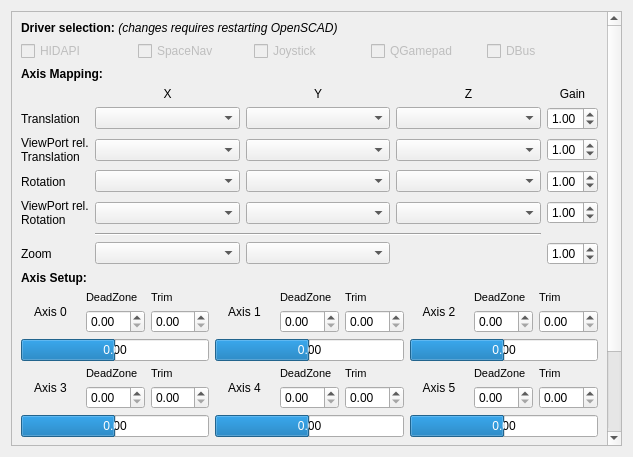
<?xml version="1.0" encoding="UTF-8"?>
<ui version="4.0">
 <class>Axis</class>
 <widget class="QWidget" name="Axis">
  <property name="geometry">
   <rect>
    <x>0</x>
    <y>0</y>
    <width>633</width>
    <height>457</height>
   </rect>
  </property>
  <property name="sizePolicy">
   <sizepolicy hsizetype="Preferred" vsizetype="Preferred">
    <horstretch>0</horstretch>
    <verstretch>0</verstretch>
   </sizepolicy>
  </property>
  <property name="windowTitle">
   <string>Preferences</string>
  </property>
  <property name="unifiedTitleAndToolBarOnMac" stdset="0">
   <bool>true</bool>
  </property>
  <layout class="QGridLayout" name="gridLayout">
   <item row="0" column="0">
    <widget class="QScrollArea" name="scrollArea_InputAxis">
     <property name="widgetResizable">
      <bool>true</bool>
     </property>
     <widget class="QWidget" name="scrollAreaWidgetInputContents">
      <property name="geometry">
       <rect>
        <x>0</x>
        <y>0</y>
        <width>599</width>
        <height>610</height>
       </rect>
      </property>
      <layout class="QGridLayout" name="gridLayout_7" columnstretch="0,0">
       <item row="24" column="0" colspan="2">
        <layout class="QGridLayout" name="gridLayout_10">
         <item row="7" column="2">
          <widget class="QLabel" name="labelAxisTrim3">
           <property name="font">
            <font>
             <pointsize>8</pointsize>
            </font>
           </property>
           <property name="text">
            <string>Trim</string>
           </property>
          </widget>
         </item>
         <item row="11" column="1">
          <widget class="QDoubleSpinBox" name="doubleSpinBoxDeadzone6">
           <property name="correctionMode">
            <enum>QAbstractSpinBox::CorrectToNearestValue</enum>
           </property>
           <property name="singleStep">
            <double>0.050000000000000</double>
           </property>
          </widget>
         </item>
         <item row="0" column="2">
          <widget class="QLabel" name="labelAxisTrim0">
           <property name="font">
            <font>
             <pointsize>8</pointsize>
            </font>
           </property>
           <property name="text">
            <string>Trim</string>
           </property>
          </widget>
         </item>
         <item row="9" column="0" colspan="3">
          <widget class="QProgressBar" name="progressBarAxis3">
           <property name="minimum">
            <number>-100</number>
           </property>
           <property name="value">
            <number>0</number>
           </property>
           <property name="format">
            <string notr="true">0.00</string>
           </property>
          </widget>
         </item>
         <item row="1" column="2">
          <widget class="QDoubleSpinBox" name="doubleSpinBoxTrim0">
           <property name="correctionMode">
            <enum>QAbstractSpinBox::CorrectToNearestValue</enum>
           </property>
           <property name="singleStep">
            <double>0.010000000000000</double>
           </property>
          </widget>
         </item>
         <item row="13" column="0" colspan="3">
          <widget class="QPushButton" name="pushButtonAxisTrimReset">
           <property name="text">
            <string>Reset Trim</string>
           </property>
          </widget>
         </item>
         <item row="1" column="4">
          <widget class="QDoubleSpinBox" name="doubleSpinBoxDeadzone1">
           <property name="correctionMode">
            <enum>QAbstractSpinBox::CorrectToNearestValue</enum>
           </property>
           <property name="singleStep">
            <double>0.050000000000000</double>
           </property>
          </widget>
         </item>
         <item row="12" column="3" colspan="3">
          <widget class="QProgressBar" name="progressBarAxis7">
           <property name="minimum">
            <number>-100</number>
           </property>
           <property name="value">
            <number>0</number>
           </property>
           <property name="format">
            <string notr="true">0.00</string>
           </property>
          </widget>
         </item>
         <item row="9" column="3" colspan="3">
          <widget class="QProgressBar" name="progressBarAxis4">
           <property name="minimum">
            <number>-100</number>
           </property>
           <property name="value">
            <number>0</number>
           </property>
           <property name="format">
            <string notr="true">0.00</string>
           </property>
          </widget>
         </item>
         <item row="1" column="7">
          <widget class="QDoubleSpinBox" name="doubleSpinBoxDeadzone2">
           <property name="correctionMode">
            <enum>QAbstractSpinBox::CorrectToNearestValue</enum>
           </property>
           <property name="singleStep">
            <double>0.050000000000000</double>
           </property>
          </widget>
         </item>
         <item row="1" column="1">
          <widget class="QDoubleSpinBox" name="doubleSpinBoxDeadzone0">
           <property name="correctionMode">
            <enum>QAbstractSpinBox::CorrectToNearestValue</enum>
           </property>
           <property name="singleStep">
            <double>0.050000000000000</double>
           </property>
          </widget>
         </item>
         <item row="9" column="6" colspan="3">
          <widget class="QProgressBar" name="progressBarAxis5">
           <property name="minimum">
            <number>-100</number>
           </property>
           <property name="value">
            <number>0</number>
           </property>
           <property name="format">
            <string notr="true">0.00</string>
           </property>
          </widget>
         </item>
         <item row="0" column="1">
          <widget class="QLabel" name="labelAxisDeadzone0">
           <property name="font">
            <font>
             <pointsize>8</pointsize>
            </font>
           </property>
           <property name="text">
            <string>DeadZone</string>
           </property>
          </widget>
         </item>
         <item row="1" column="5">
          <widget class="QDoubleSpinBox" name="doubleSpinBoxTrim1">
           <property name="correctionMode">
            <enum>QAbstractSpinBox::CorrectToNearestValue</enum>
           </property>
           <property name="singleStep">
            <double>0.010000000000000</double>
           </property>
          </widget>
         </item>
         <item row="11" column="2">
          <widget class="QDoubleSpinBox" name="doubleSpinBoxTrim6">
           <property name="correctionMode">
            <enum>QAbstractSpinBox::CorrectToNearestValue</enum>
           </property>
           <property name="singleStep">
            <double>0.010000000000000</double>
           </property>
          </widget>
         </item>
         <item row="6" column="3" colspan="3">
          <widget class="QProgressBar" name="progressBarAxis1">
           <property name="minimum">
            <number>-100</number>
           </property>
           <property name="value">
            <number>0</number>
           </property>
           <property name="format">
            <string notr="true">0.00</string>
           </property>
          </widget>
         </item>
         <item row="1" column="8">
          <widget class="QDoubleSpinBox" name="doubleSpinBoxTrim2">
           <property name="correctionMode">
            <enum>QAbstractSpinBox::CorrectToNearestValue</enum>
           </property>
           <property name="singleStep">
            <double>0.010000000000000</double>
           </property>
          </widget>
         </item>
         <item row="8" column="8">
          <widget class="QDoubleSpinBox" name="doubleSpinBoxTrim5">
           <property name="correctionMode">
            <enum>QAbstractSpinBox::CorrectToNearestValue</enum>
           </property>
           <property name="singleStep">
            <double>0.010000000000000</double>
           </property>
          </widget>
         </item>
         <item row="13" column="6" colspan="3">
          <widget class="QPushButton" name="pushButtonAxisTrim">
           <property name="text">
            <string>Auto Trim Axis</string>
           </property>
          </widget>
         </item>
         <item row="12" column="6" colspan="3">
          <widget class="QProgressBar" name="progressBarAxis8">
           <property name="minimum">
            <number>-100</number>
           </property>
           <property name="value">
            <number>0</number>
           </property>
           <property name="format">
            <string notr="true">0.00</string>
           </property>
          </widget>
         </item>
         <item row="11" column="4">
          <widget class="QDoubleSpinBox" name="doubleSpinBoxDeadzone7">
           <property name="correctionMode">
            <enum>QAbstractSpinBox::CorrectToNearestValue</enum>
           </property>
           <property name="singleStep">
            <double>0.050000000000000</double>
           </property>
          </widget>
         </item>
         <item row="8" column="1">
          <widget class="QDoubleSpinBox" name="doubleSpinBoxDeadzone3">
           <property name="correctionMode">
            <enum>QAbstractSpinBox::CorrectToNearestValue</enum>
           </property>
           <property name="singleStep">
            <double>0.050000000000000</double>
           </property>
          </widget>
         </item>
         <item row="8" column="4">
          <widget class="QDoubleSpinBox" name="doubleSpinBoxDeadzone4">
           <property name="correctionMode">
            <enum>QAbstractSpinBox::CorrectToNearestValue</enum>
           </property>
           <property name="singleStep">
            <double>0.050000000000000</double>
           </property>
          </widget>
         </item>
         <item row="8" column="2">
          <widget class="QDoubleSpinBox" name="doubleSpinBoxTrim3">
           <property name="correctionMode">
            <enum>QAbstractSpinBox::CorrectToNearestValue</enum>
           </property>
           <property name="singleStep">
            <double>0.010000000000000</double>
           </property>
          </widget>
         </item>
         <item row="8" column="5">
          <widget class="QDoubleSpinBox" name="doubleSpinBoxTrim4">
           <property name="correctionMode">
            <enum>QAbstractSpinBox::CorrectToNearestValue</enum>
           </property>
           <property name="singleStep">
            <double>0.010000000000000</double>
           </property>
          </widget>
         </item>
         <item row="11" column="8">
          <widget class="QDoubleSpinBox" name="doubleSpinBoxTrim8">
           <property name="correctionMode">
            <enum>QAbstractSpinBox::CorrectToNearestValue</enum>
           </property>
           <property name="singleStep">
            <double>0.010000000000000</double>
           </property>
          </widget>
         </item>
         <item row="11" column="5">
          <widget class="QDoubleSpinBox" name="doubleSpinBoxTrim7">
           <property name="correctionMode">
            <enum>QAbstractSpinBox::CorrectToNearestValue</enum>
           </property>
           <property name="singleStep">
            <double>0.010000000000000</double>
           </property>
          </widget>
         </item>
         <item row="11" column="7">
          <widget class="QDoubleSpinBox" name="doubleSpinBoxDeadzone8">
           <property name="correctionMode">
            <enum>QAbstractSpinBox::CorrectToNearestValue</enum>
           </property>
           <property name="singleStep">
            <double>0.050000000000000</double>
           </property>
          </widget>
         </item>
         <item row="8" column="7">
          <widget class="QDoubleSpinBox" name="doubleSpinBoxDeadzone5">
           <property name="correctionMode">
            <enum>QAbstractSpinBox::CorrectToNearestValue</enum>
           </property>
           <property name="singleStep">
            <double>0.050000000000000</double>
           </property>
          </widget>
         </item>
         <item row="12" column="0" colspan="3">
          <widget class="QProgressBar" name="progressBarAxis6">
           <property name="minimum">
            <number>-100</number>
           </property>
           <property name="value">
            <number>0</number>
           </property>
           <property name="format">
            <string notr="true">0.00</string>
           </property>
          </widget>
         </item>
         <item row="6" column="6" colspan="3">
          <widget class="QProgressBar" name="progressBarAxis2">
           <property name="minimum">
            <number>-100</number>
           </property>
           <property name="value">
            <number>0</number>
           </property>
           <property name="format">
            <string notr="true">0.00</string>
           </property>
          </widget>
         </item>
         <item row="6" column="0" colspan="3">
          <widget class="QProgressBar" name="progressBarAxis0">
           <property name="minimum">
            <number>-100</number>
           </property>
           <property name="value">
            <number>0</number>
           </property>
           <property name="format">
            <string notr="true">0.00</string>
           </property>
          </widget>
         </item>
         <item row="10" column="2">
          <widget class="QLabel" name="labelAxisTrim6">
           <property name="font">
            <font>
             <pointsize>8</pointsize>
            </font>
           </property>
           <property name="text">
            <string>Trim</string>
           </property>
          </widget>
         </item>
         <item row="7" column="1">
          <widget class="QLabel" name="labelAxisDeadzone3">
           <property name="font">
            <font>
             <pointsize>8</pointsize>
            </font>
           </property>
           <property name="text">
            <string>DeadZone</string>
           </property>
          </widget>
         </item>
         <item row="10" column="1">
          <widget class="QLabel" name="labelAxisDeadzone6">
           <property name="font">
            <font>
             <pointsize>8</pointsize>
            </font>
           </property>
           <property name="text">
            <string>DeadZone</string>
           </property>
          </widget>
         </item>
         <item row="10" column="4">
          <widget class="QLabel" name="labelAxisDeadzone7">
           <property name="font">
            <font>
             <pointsize>8</pointsize>
            </font>
           </property>
           <property name="text">
            <string>DeadZone</string>
           </property>
          </widget>
         </item>
         <item row="10" column="5">
          <widget class="QLabel" name="labelAxisTrim7">
           <property name="font">
            <font>
             <pointsize>8</pointsize>
            </font>
           </property>
           <property name="text">
            <string>Trim</string>
           </property>
          </widget>
         </item>
         <item row="10" column="7">
          <widget class="QLabel" name="labelAxisDeadzone8">
           <property name="font">
            <font>
             <pointsize>8</pointsize>
            </font>
           </property>
           <property name="text">
            <string>DeadZone</string>
           </property>
          </widget>
         </item>
         <item row="10" column="8">
          <widget class="QLabel" name="labelAxisTrim8">
           <property name="font">
            <font>
             <pointsize>8</pointsize>
            </font>
           </property>
           <property name="text">
            <string>Trim</string>
           </property>
          </widget>
         </item>
         <item row="7" column="7">
          <widget class="QLabel" name="labelAxisDeadzone5">
           <property name="font">
            <font>
             <pointsize>8</pointsize>
            </font>
           </property>
           <property name="text">
            <string>DeadZone</string>
           </property>
          </widget>
         </item>
         <item row="7" column="8">
          <widget class="QLabel" name="labelAxisTrim5">
           <property name="font">
            <font>
             <pointsize>8</pointsize>
            </font>
           </property>
           <property name="text">
            <string>Trim</string>
           </property>
          </widget>
         </item>
         <item row="7" column="4">
          <widget class="QLabel" name="labelAxisDeadzone4">
           <property name="font">
            <font>
             <pointsize>8</pointsize>
            </font>
           </property>
           <property name="text">
            <string>DeadZone</string>
           </property>
          </widget>
         </item>
         <item row="7" column="5">
          <widget class="QLabel" name="labelAxisTrim4">
           <property name="font">
            <font>
             <pointsize>8</pointsize>
            </font>
           </property>
           <property name="text">
            <string>Trim</string>
           </property>
          </widget>
         </item>
         <item row="0" column="7">
          <widget class="QLabel" name="labelAxisDeadzone2">
           <property name="font">
            <font>
             <pointsize>8</pointsize>
            </font>
           </property>
           <property name="text">
            <string>DeadZone</string>
           </property>
          </widget>
         </item>
         <item row="0" column="8">
          <widget class="QLabel" name="labelAxisTrim2">
           <property name="font">
            <font>
             <pointsize>8</pointsize>
            </font>
           </property>
           <property name="text">
            <string>Trim</string>
           </property>
          </widget>
         </item>
         <item row="0" column="6" rowspan="2">
          <widget class="QLabel" name="labelAxis2">
           <property name="sizePolicy">
            <sizepolicy hsizetype="Minimum" vsizetype="Minimum">
             <horstretch>0</horstretch>
             <verstretch>0</verstretch>
            </sizepolicy>
           </property>
           <property name="text">
            <string>Axis 2</string>
           </property>
           <property name="alignment">
            <set>Qt::AlignCenter</set>
           </property>
          </widget>
         </item>
         <item row="0" column="0" rowspan="2">
          <widget class="QLabel" name="labelAxis0">
           <property name="sizePolicy">
            <sizepolicy hsizetype="Minimum" vsizetype="Minimum">
             <horstretch>0</horstretch>
             <verstretch>0</verstretch>
            </sizepolicy>
           </property>
           <property name="text">
            <string>Axis 0</string>
           </property>
           <property name="alignment">
            <set>Qt::AlignCenter</set>
           </property>
          </widget>
         </item>
         <item row="7" column="0" rowspan="2">
          <widget class="QLabel" name="labelAxis3">
           <property name="sizePolicy">
            <sizepolicy hsizetype="Minimum" vsizetype="Minimum">
             <horstretch>0</horstretch>
             <verstretch>0</verstretch>
            </sizepolicy>
           </property>
           <property name="text">
            <string>Axis 3</string>
           </property>
           <property name="alignment">
            <set>Qt::AlignCenter</set>
           </property>
          </widget>
         </item>
         <item row="10" column="0" rowspan="2">
          <widget class="QLabel" name="labelAxis6">
           <property name="sizePolicy">
            <sizepolicy hsizetype="Minimum" vsizetype="Minimum">
             <horstretch>0</horstretch>
             <verstretch>0</verstretch>
            </sizepolicy>
           </property>
           <property name="text">
            <string>Axis 6</string>
           </property>
           <property name="alignment">
            <set>Qt::AlignCenter</set>
           </property>
          </widget>
         </item>
         <item row="10" column="6" rowspan="2">
          <widget class="QLabel" name="labelAxis8">
           <property name="sizePolicy">
            <sizepolicy hsizetype="Minimum" vsizetype="Minimum">
             <horstretch>0</horstretch>
             <verstretch>0</verstretch>
            </sizepolicy>
           </property>
           <property name="text">
            <string>Axis 8</string>
           </property>
           <property name="alignment">
            <set>Qt::AlignCenter</set>
           </property>
          </widget>
         </item>
         <item row="10" column="3" rowspan="2">
          <widget class="QLabel" name="labelAxis7">
           <property name="sizePolicy">
            <sizepolicy hsizetype="Minimum" vsizetype="Minimum">
             <horstretch>0</horstretch>
             <verstretch>0</verstretch>
            </sizepolicy>
           </property>
           <property name="text">
            <string>Axis 7</string>
           </property>
           <property name="alignment">
            <set>Qt::AlignCenter</set>
           </property>
          </widget>
         </item>
         <item row="7" column="6" rowspan="2">
          <widget class="QLabel" name="labelAxis5">
           <property name="sizePolicy">
            <sizepolicy hsizetype="Minimum" vsizetype="Minimum">
             <horstretch>0</horstretch>
             <verstretch>0</verstretch>
            </sizepolicy>
           </property>
           <property name="text">
            <string>Axis 5</string>
           </property>
           <property name="alignment">
            <set>Qt::AlignCenter</set>
           </property>
          </widget>
         </item>
         <item row="0" column="3" rowspan="2">
          <widget class="QLabel" name="labelAxis1">
           <property name="sizePolicy">
            <sizepolicy hsizetype="Minimum" vsizetype="Minimum">
             <horstretch>0</horstretch>
             <verstretch>0</verstretch>
            </sizepolicy>
           </property>
           <property name="text">
            <string>Axis 1</string>
           </property>
           <property name="alignment">
            <set>Qt::AlignCenter</set>
           </property>
          </widget>
         </item>
         <item row="7" column="3" rowspan="2">
          <widget class="QLabel" name="labelAxis4">
           <property name="sizePolicy">
            <sizepolicy hsizetype="Minimum" vsizetype="Minimum">
             <horstretch>0</horstretch>
             <verstretch>0</verstretch>
            </sizepolicy>
           </property>
           <property name="text">
            <string>Axis 4</string>
           </property>
           <property name="alignment">
            <set>Qt::AlignCenter</set>
           </property>
          </widget>
         </item>
         <item row="0" column="4">
          <widget class="QLabel" name="labelAxisDeadzone1">
           <property name="font">
            <font>
             <pointsize>8</pointsize>
            </font>
           </property>
           <property name="text">
            <string>DeadZone</string>
           </property>
          </widget>
         </item>
         <item row="0" column="5">
          <widget class="QLabel" name="labelAxisTrim1">
           <property name="font">
            <font>
             <pointsize>8</pointsize>
            </font>
           </property>
           <property name="text">
            <string>Trim</string>
           </property>
          </widget>
         </item>
        </layout>
       </item>
       <item row="34" column="0">
        <spacer name="verticalSpacer_4">
         <property name="orientation">
          <enum>Qt::Vertical</enum>
         </property>
         <property name="sizeHint" stdset="0">
          <size>
           <width>20</width>
           <height>40</height>
          </size>
         </property>
        </spacer>
       </item>
       <item row="13" column="0" colspan="2">
        <layout class="QGridLayout" name="gridLayout_11">
         <item row="3" column="0">
          <widget class="QLabel" name="labelInputRotation">
           <property name="text">
            <string>Rotation</string>
           </property>
          </widget>
         </item>
         <item row="3" column="1">
          <widget class="QComboBox" name="comboBoxRotationX">
           <property name="sizePolicy">
            <sizepolicy hsizetype="Preferred" vsizetype="Fixed">
             <horstretch>1</horstretch>
             <verstretch>0</verstretch>
            </sizepolicy>
           </property>
          </widget>
         </item>
         <item row="6" column="0">
          <widget class="QLabel" name="labelInputZoom">
           <property name="text">
            <string>Zoom</string>
           </property>
          </widget>
         </item>
         <item row="6" column="1">
          <widget class="QComboBox" name="comboBoxZoom">
           <property name="sizePolicy">
            <sizepolicy hsizetype="Preferred" vsizetype="Fixed">
             <horstretch>1</horstretch>
             <verstretch>0</verstretch>
            </sizepolicy>
           </property>
          </widget>
         </item>
         <item row="1" column="1">
          <widget class="QComboBox" name="comboBoxTranslationX">
           <property name="sizePolicy">
            <sizepolicy hsizetype="Preferred" vsizetype="Fixed">
             <horstretch>1</horstretch>
             <verstretch>0</verstretch>
            </sizepolicy>
           </property>
          </widget>
         </item>
         <item row="2" column="3">
          <widget class="QComboBox" name="comboBoxTranslationZVPRel">
           <property name="sizePolicy">
            <sizepolicy hsizetype="Preferred" vsizetype="Fixed">
             <horstretch>1</horstretch>
             <verstretch>0</verstretch>
            </sizepolicy>
           </property>
          </widget>
         </item>
         <item row="1" column="3">
          <widget class="QComboBox" name="comboBoxTranslationZ">
           <property name="sizePolicy">
            <sizepolicy hsizetype="Preferred" vsizetype="Fixed">
             <horstretch>1</horstretch>
             <verstretch>0</verstretch>
            </sizepolicy>
           </property>
          </widget>
         </item>
         <item row="1" column="4">
          <widget class="QDoubleSpinBox" name="doubleSpinBoxTranslationGain">
           <property name="correctionMode">
            <enum>QAbstractSpinBox::CorrectToNearestValue</enum>
           </property>
           <property name="minimum">
            <double>0.100000000000000</double>
           </property>
           <property name="maximum">
            <double>9.990000000000000</double>
           </property>
           <property name="singleStep">
            <double>0.100000000000000</double>
           </property>
           <property name="value">
            <double>1.000000000000000</double>
           </property>
          </widget>
         </item>
         <item row="0" column="1">
          <widget class="QLabel" name="label_11">
           <property name="text">
            <string>X</string>
           </property>
           <property name="alignment">
            <set>Qt::AlignCenter</set>
           </property>
          </widget>
         </item>
         <item row="0" column="4">
          <widget class="QLabel" name="label_16">
           <property name="text">
            <string>Gain</string>
           </property>
           <property name="alignment">
            <set>Qt::AlignCenter</set>
           </property>
          </widget>
         </item>
         <item row="3" column="4">
          <widget class="QDoubleSpinBox" name="doubleSpinBoxRotateGain">
           <property name="correctionMode">
            <enum>QAbstractSpinBox::CorrectToNearestValue</enum>
           </property>
           <property name="minimum">
            <double>0.100000000000000</double>
           </property>
           <property name="maximum">
            <double>9.990000000000000</double>
           </property>
           <property name="singleStep">
            <double>0.100000000000000</double>
           </property>
           <property name="value">
            <double>1.000000000000000</double>
           </property>
          </widget>
         </item>
         <item row="3" column="2">
          <widget class="QComboBox" name="comboBoxRotationY">
           <property name="sizePolicy">
            <sizepolicy hsizetype="Preferred" vsizetype="Fixed">
             <horstretch>1</horstretch>
             <verstretch>0</verstretch>
            </sizepolicy>
           </property>
          </widget>
         </item>
         <item row="0" column="2">
          <widget class="QLabel" name="label_14">
           <property name="text">
            <string>Y</string>
           </property>
           <property name="alignment">
            <set>Qt::AlignCenter</set>
           </property>
          </widget>
         </item>
         <item row="6" column="4">
          <widget class="QDoubleSpinBox" name="doubleSpinBoxZoomGain">
           <property name="minimum">
            <double>0.100000000000000</double>
           </property>
           <property name="maximum">
            <double>9.990000000000000</double>
           </property>
           <property name="singleStep">
            <double>0.100000000000000</double>
           </property>
           <property name="value">
            <double>1.000000000000000</double>
           </property>
          </widget>
         </item>
         <item row="2" column="4">
          <widget class="QDoubleSpinBox" name="doubleSpinBoxTranslationVPRelGain">
           <property name="correctionMode">
            <enum>QAbstractSpinBox::CorrectToNearestValue</enum>
           </property>
           <property name="minimum">
            <double>0.100000000000000</double>
           </property>
           <property name="maximum">
            <double>9.990000000000000</double>
           </property>
           <property name="singleStep">
            <double>0.100000000000000</double>
           </property>
           <property name="value">
            <double>1.000000000000000</double>
           </property>
          </widget>
         </item>
         <item row="0" column="3">
          <widget class="QLabel" name="label_15">
           <property name="text">
            <string>Z</string>
           </property>
           <property name="alignment">
            <set>Qt::AlignCenter</set>
           </property>
          </widget>
         </item>
         <item row="1" column="2">
          <widget class="QComboBox" name="comboBoxTranslationY">
           <property name="sizePolicy">
            <sizepolicy hsizetype="Preferred" vsizetype="Fixed">
             <horstretch>1</horstretch>
             <verstretch>0</verstretch>
            </sizepolicy>
           </property>
          </widget>
         </item>
         <item row="2" column="2">
          <widget class="QComboBox" name="comboBoxTranslationYVPRel">
           <property name="sizePolicy">
            <sizepolicy hsizetype="Preferred" vsizetype="Fixed">
             <horstretch>1</horstretch>
             <verstretch>0</verstretch>
            </sizepolicy>
           </property>
          </widget>
         </item>
         <item row="2" column="1">
          <widget class="QComboBox" name="comboBoxTranslationXVPRel">
           <property name="sizePolicy">
            <sizepolicy hsizetype="Preferred" vsizetype="Fixed">
             <horstretch>1</horstretch>
             <verstretch>0</verstretch>
            </sizepolicy>
           </property>
          </widget>
         </item>
         <item row="1" column="0">
          <widget class="QLabel" name="labelInputTranslation">
           <property name="text">
            <string>Translation</string>
           </property>
          </widget>
         </item>
         <item row="3" column="3">
          <widget class="QComboBox" name="comboBoxRotationZ">
           <property name="sizePolicy">
            <sizepolicy hsizetype="Preferred" vsizetype="Fixed">
             <horstretch>1</horstretch>
             <verstretch>0</verstretch>
            </sizepolicy>
           </property>
          </widget>
         </item>
         <item row="2" column="0">
          <widget class="QLabel" name="labelInputTranslationViewPortRelative">
           <property name="text">
            <string>ViewPort rel.&lt;br/&gt;Translation</string>
           </property>
          </widget>
         </item>
         <item row="6" column="2">
          <widget class="QComboBox" name="comboBoxZoom2">
           <property name="sizePolicy">
            <sizepolicy hsizetype="Preferred" vsizetype="Fixed">
             <horstretch>1</horstretch>
             <verstretch>0</verstretch>
            </sizepolicy>
           </property>
          </widget>
         </item>
         <item row="5" column="1" colspan="3">
          <widget class="Line" name="line_2">
           <property name="orientation">
            <enum>Qt::Horizontal</enum>
           </property>
          </widget>
         </item>
         <item row="4" column="1">
          <widget class="QComboBox" name="comboBoxRotationXVPRel">
           <property name="sizePolicy">
            <sizepolicy hsizetype="Preferred" vsizetype="Fixed">
             <horstretch>1</horstretch>
             <verstretch>0</verstretch>
            </sizepolicy>
           </property>
          </widget>
         </item>
         <item row="4" column="0">
          <widget class="QLabel" name="labelInputRotationViewPortRelative">
           <property name="text">
            <string>ViewPort rel.&lt;br /&gt;Rotation</string>
           </property>
          </widget>
         </item>
         <item row="4" column="2">
          <widget class="QComboBox" name="comboBoxRotationYVPRel">
           <property name="sizePolicy">
            <sizepolicy hsizetype="Preferred" vsizetype="Fixed">
             <horstretch>1</horstretch>
             <verstretch>0</verstretch>
            </sizepolicy>
           </property>
          </widget>
         </item>
         <item row="4" column="3">
          <widget class="QComboBox" name="comboBoxRotationZVPRel">
           <property name="sizePolicy">
            <sizepolicy hsizetype="Preferred" vsizetype="Fixed">
             <horstretch>1</horstretch>
             <verstretch>0</verstretch>
            </sizepolicy>
           </property>
          </widget>
         </item>
         <item row="4" column="4">
          <widget class="QDoubleSpinBox" name="doubleSpinBoxRotateVPRelGain">
           <property name="correctionMode">
            <enum>QAbstractSpinBox::CorrectToNearestValue</enum>
           </property>
           <property name="minimum">
            <double>0.100000000000000</double>
           </property>
           <property name="maximum">
            <double>9.990000000000000</double>
           </property>
           <property name="singleStep">
            <double>0.100000000000000</double>
           </property>
           <property name="value">
            <double>1.000000000000000</double>
           </property>
          </widget>
         </item>
        </layout>
       </item>
       <item row="14" column="0" colspan="2">
        <widget class="QLabel" name="label_3">
         <property name="font">
          <font>
           <weight>75</weight>
           <bold>true</bold>
          </font>
         </property>
         <property name="text">
          <string>Axis Setup:</string>
         </property>
        </widget>
       </item>
       <item row="0" column="0" colspan="2">
        <widget class="QLabel" name="label">
         <property name="text">
          <string>&lt;b&gt;Driver selection:&lt;/b&gt; &lt;i&gt;(changes requires restarting OpenSCAD)&lt;/i&gt;</string>
         </property>
        </widget>
       </item>
       <item row="1" column="0" colspan="2">
        <layout class="QGridLayout" name="gridLayout_2">
         <item row="2" column="1">
          <widget class="QCheckBox" name="checkBoxSpaceNav">
           <property name="enabled">
            <bool>false</bool>
           </property>
           <property name="text">
            <string>SpaceNav</string>
           </property>
          </widget>
         </item>
         <item row="2" column="0">
          <widget class="QCheckBox" name="checkBoxHIDAPI">
           <property name="enabled">
            <bool>false</bool>
           </property>
           <property name="text">
            <string>HIDAPI</string>
           </property>
          </widget>
         </item>
         <item row="2" column="3">
          <widget class="QCheckBox" name="checkBoxQGamepad">
           <property name="enabled">
            <bool>false</bool>
           </property>
           <property name="text">
            <string>QGamepad</string>
           </property>
          </widget>
         </item>
         <item row="2" column="2">
          <widget class="QCheckBox" name="checkBoxJoystick">
           <property name="enabled">
            <bool>false</bool>
           </property>
           <property name="text">
            <string>Joystick</string>
           </property>
          </widget>
         </item>
         <item row="2" column="4">
          <widget class="QCheckBox" name="checkBoxDBus">
           <property name="enabled">
            <bool>false</bool>
           </property>
           <property name="text">
            <string>DBus</string>
           </property>
          </widget>
         </item>
        </layout>
       </item>
       <item row="2" column="0" colspan="2">
        <widget class="QLabel" name="label_2">
         <property name="font">
          <font>
           <weight>75</weight>
           <bold>true</bold>
          </font>
         </property>
         <property name="text">
          <string>Axis Mapping:</string>
         </property>
        </widget>
       </item>
      </layout>
     </widget>
    </widget>
   </item>
  </layout>
 </widget>
 <resources/>
 <connections/>
</ui>
